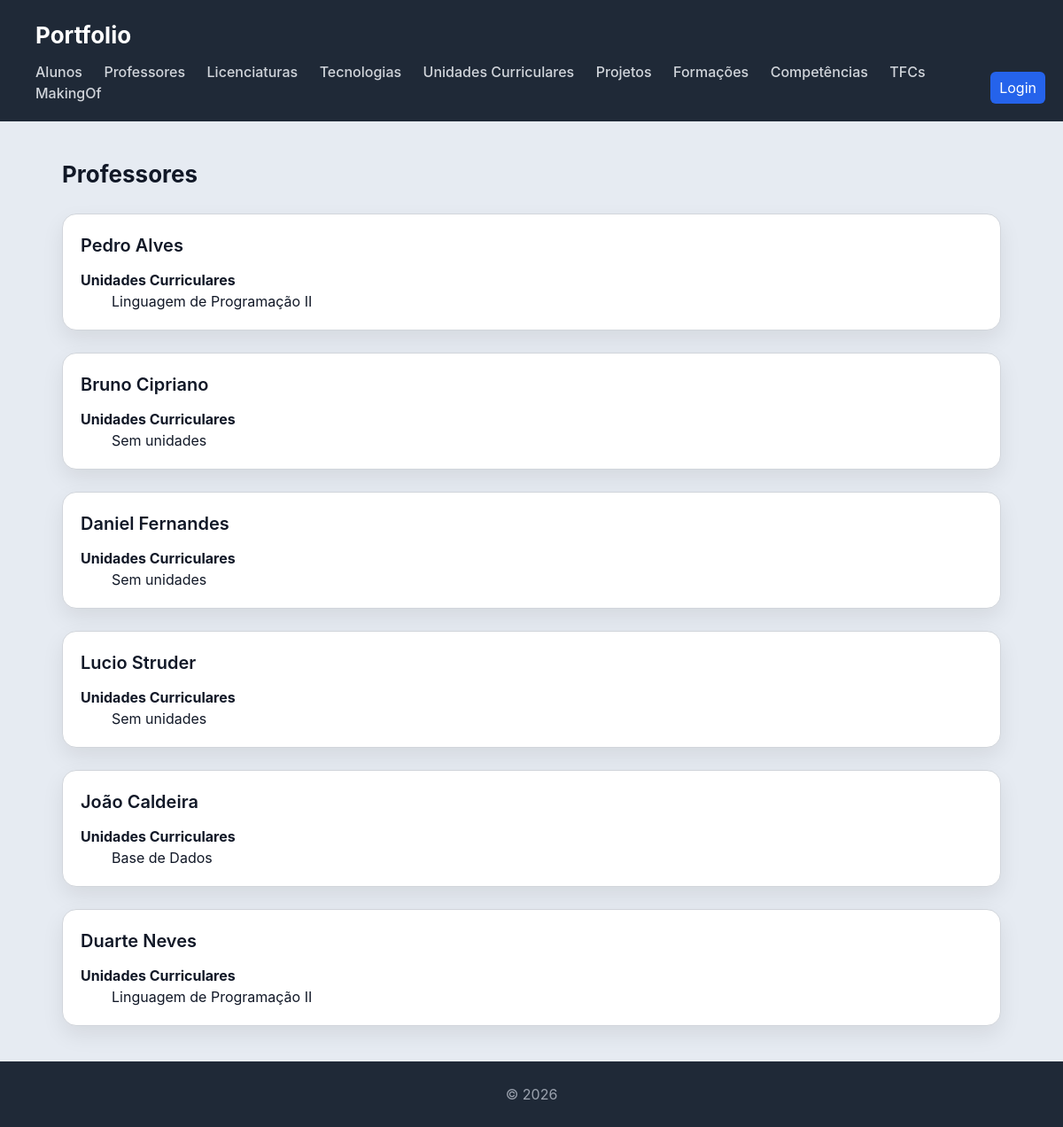
Page /portfolio/professor/ on the committed database.
### portfolio/models.py (models this page shows, shortened)
class Professor(models.Model):
    nome = models.CharField(max_length=100)
    unidades_curriculares = models.ManyToManyField('UnidadeCurricular', blank=True)

class UnidadeCurricular(models.Model):
    nome = models.CharField(max_length=100)
    professores = models.ManyToManyField(Professor)
    descricao = models.CharField(max_length=200)
    creditos = models.IntegerField()
    imagem = models.ImageField(null=True, blank=True)
    projetos = models.ManyToManyField(Projeto)

### portfolio/views.py (the view)
# urls.py: path('professor/', views.professor_view, name='professor'),
def professor_view(request):
    professores = (
        Professor.objects
        .prefetch_related('unidades_curriculares')
        .all()
    )
    return render(request, 'portfolio/professor.html', {'professores': professores})

### portfolio/templates/portfolio/professor.html
{% extends "portfolio/base.html" %}
{% block content %}
<h2>Professores</h2>
<section>
    {% for professor in professores %}
    <article>
        <header>
            <h3>{{ professor.nome }}</h3>
        </header>
        <h4>Unidades Curriculares</h4>
        <ul>
            {% for uc in professor.unidades_curriculares.all %}
                <li>{{ uc.nome }}</li>
            {% empty %}
                <li>Sem unidades</li>
            {% endfor %}
        </ul>
    </article>
    {% endfor %}
</section>
{% endblock %}

### portfolio/static/portfolio/style.css (style rules this page uses)
* { box-sizing: border-box; margin: 0; padding: 0; }
ul, ol { list-style: none; padding-left: 0; margin: 0; }
body { font-family: "Inter", "Segoe UI", system-ui, -apple-system, sans-serif; background: #e6ebf2; color: #111827; line-height: 1.5; scroll-behavior: smooth; }
h2 { margin-bottom: 20px; font-size: 26px; }
section > article { background: white; padding: 20px; border-radius: 16px; border: 1px solid #d1d5db; box-shadow: 0 10px 25px rgba(0,0,0,0.08); transition: all 0.25s ease; margin-bottom: 20px; margin-top: 25px; }
article { position: relative; }
article > header { margin-bottom: 12px; }
article > header > h3 { font-size: 20px; font-weight: 600; margin-bottom: 4px; }
article ul, article ol { margin-left: 35px; }
article { padding-left: 25px; padding-right: 20px; }
header { position: relative; }

### rows in the picture
Professor: nome "Pedro Alves"
UnidadeCurricular: nome "Linguagem de Programação II"
Professor: nome "Bruno Cipriano"
Professor: nome "Daniel Fernandes"
Professor: nome "Lucio Struder"
Professor: nome "João Caldeira"
UnidadeCurricular: nome "Base de Dados"
Professor: nome "Duarte Neves"
